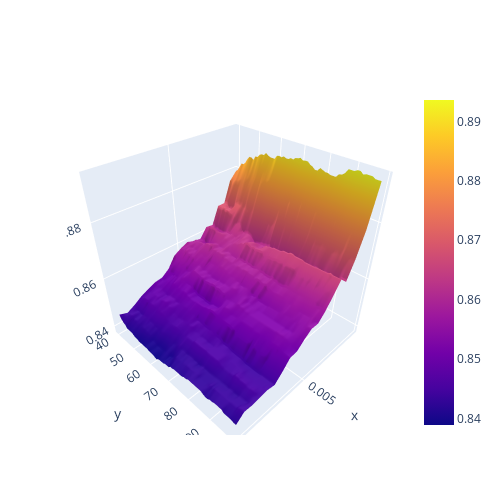

The code cell stored with this chart in its notebook:
### Code cell
fig = go.Figure(data=[go.Surface(y=C_range, x=gamma_range, z=np.array(macro_rec).reshape((len(C_range), len(gamma_range))))])

fig.update_layout(autosize=False,
                  width=500, height=500,
                  margin=dict(l=65, r=50, b=65, t=90))

fig.show()

### Figure 1 — Plotly figure (JSON) as saved in the notebook; plotly's stock layout.template omitted (floating-point values rounded to 4 significant figures; data arrays with more than 128 entries replaced by an {"elided": "..."} marker saying what was removed)
{"data": [{"type": "surface", "x": [0.0005, 0.001, 0.0015, 0.002, 0.0025, 0.003, 0.0035, 0.004, 0.0045, 0.005, 0.0055, 0.006, 0.0065, 0.007, 0.0075, 0.008, 0.0085, 0.009, 0.0095], "y": [40, 41, 42, 43, 44, 45, 46, 47, 48, 49, 50, 51, 52, 53, 54, 55, 56, 57, 58, 59, 60, 61, 62, 63, 64, 65, 66, 67, 68, 69, 70, 71, 72, 73, 74, 75, 76, 77, 78, 79, 80, 81, 82, 83, 84, 85, 86, 87, 88, 89, 90, 91, 92, 93, 94, 95, 96, 97, 98, 99], "z": {"elided": "60x19 float values"}}], "layout": {"autosize": false, "height": 500, "margin": {"b": 65, "l": 65, "r": 50, "t": 90}, "width": 500}}
